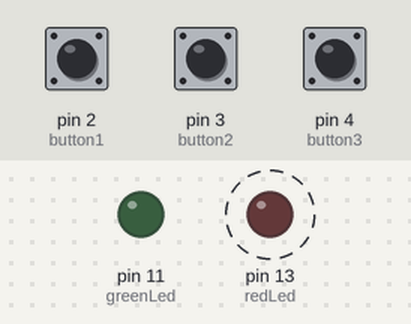
This sketch was run on a simulated Arduino Uno, built with avr-gcc and run on an emulated ATmega328P. On the bench: output pins drawn as LEDs (lit = HIGH). Dashed ring = blinking. Inputs (shaded band) come from the test bench; at power-on: pin 2 (button1) HIGH, pin 3 (button2) HIGH, pin 4 (button3) HIGH.

Above: at 6.8 s.
6.9 s: pin 2 (button1) pulled LOW for 2.6 s
At 9.4 s:
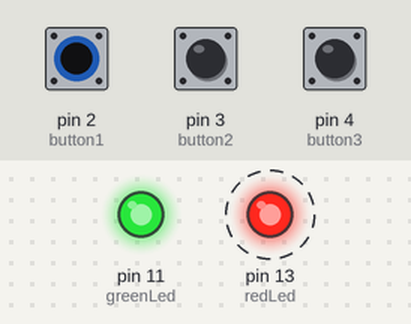
Timing chart, 0 to 17.0 s (numbered marks = the images above; inputs shaded):
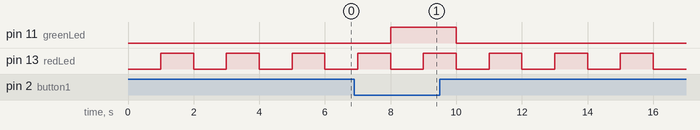

Measured:
- after the input at 6.9 s, pin 11 (greenLed): LOW → HIGH after 1.1 s, → LOW 2.0 s later
- by itself, pin 13 (redLed): alternates HIGH for 1.0 s and LOW for 1.0 s

The sketch:

BlinkWithButton.ino
```cpp
const int redLed = 13;
const int greenLed = 11;

const int button1 = 2;
const int button2 = 3;
const int button3 = 4;

int buttonState1, buttonState2, buttonState3 = 0;

bool ledState;

void setup() {
  pinMode(redLed, OUTPUT);
  pinMode(greenLed, OUTPUT);

  pinMode(button1, INPUT);
  pinMode(button2, INPUT);
  pinMode(button3, INPUT);
}

void loop() {

  digitalWrite(redLed, LOW);
  delay(1000);
  digitalWrite(redLed, HIGH);
  delay(1000);

  int buttonState1 = digitalRead(button1);
  int buttonState2 = digitalRead(button2);
  int buttonState3 = digitalRead(button3);


  if (buttonState1 == LOW || buttonState2 == LOW || buttonState3 == LOW) {

    digitalWrite(greenLed, HIGH);
  } else {

    digitalWrite(greenLed, LOW);
  }
}
```
